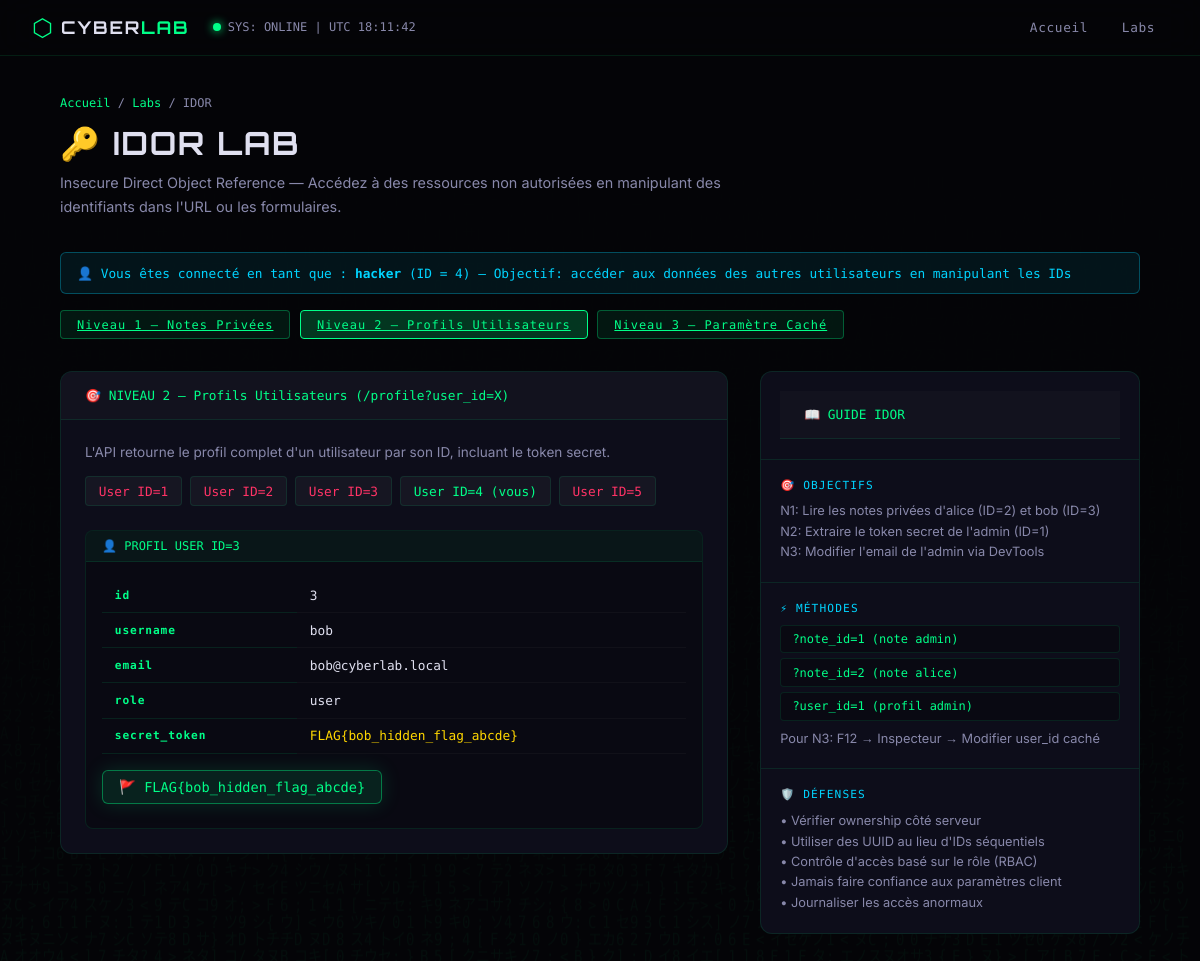
Page /labs/idor/index.php?level=2&user_id=3 on the committed database.
### tables this page shows
CREATE TABLE IF NOT EXISTS users (
    id INT AUTO_INCREMENT PRIMARY KEY,
    username VARCHAR(50) NOT NULL,
    password VARCHAR(255) NOT NULL,
    email VARCHAR(100),
    role VARCHAR(20) DEFAULT 'user',
    secret_token VARCHAR(100),
    created_at TIMESTAMP DEFAULT CURRENT_TIMESTAMP
);

### labs/idor/index.php (the view, shortened to what this page needs)
<?php
$level = $_GET['level'] ?? '1';
$note_data = null;
$user_data = null;
$current_user_id = 4;
if ($level == '1') {
    $note_id = $_GET['note_id'] ?? null;
    if ($note_id !== null) {
        $db = getVulnDB();
        $res = $db->query("SELECT * FROM notes WHERE id = " . intval($note_id));
        $note_data = $res ? $res->fetch_assoc() : null;
        $db->close();
    }
} elseif ($level == '2') {
    $user_id = $_GET['user_id'] ?? null;
    if ($user_id !== null) {
        $db = getVulnDB();
        $res = $db->query("SELECT id, username, email, role, secret_token FROM users WHERE id = " . intval($user_id));
        $user_data = $res ? $res->fetch_assoc() : null;
    }
}
$db2 = getVulnDB();
$all_notes = $db2->query("SELECT n.id, n.user_id, n.title, n.is_private, u.username FROM notes n JOIN users u ON n.user_id = u.id ORDER BY n.id");
?>
<!DOCTYPE html>
<html lang="fr">
<head>
    <link rel="stylesheet" href="/KaliTest/assets/css/style.css">
</head>
<body>
    <nav class="navbar">
        <div class="nav-brand">
            <div class="brand-icon">⬡</div>
            <span class="brand-name">CYBER<span class="accent">LAB</span></span>
        </div>
        <div class="nav-status" style="margin-right:auto">
            <div class="status-dot"></div>
            <span class="status-text" id="nav-time"></span>
        </div>
        <div class="nav-links">
            <a href="/KaliTest/" class="nav-link">Accueil</a>
            <a href="/KaliTest/labs/" class="nav-link">Labs</a>
        </div>
    </nav>
    <div class="page-wrapper">
        <div class="page-header">
            <p class="page-breadcrumb"><a href="/KaliTest/">Accueil</a> / <a href="/KaliTest/labs/">Labs</a> / IDOR</p>
            <h1 class="page-title">🔑 IDOR LAB</h1>
            <p class="page-desc">Insecure Direct Object Reference — Accédez à des ressources non autorisées en manipulant des identifiants dans l'URL ou les formulaires.</p>
        </div>
        <div style="margin-bottom:1rem" class="alert alert-info">
            👤 Vous êtes connecté en tant que : <strong>hacker</strong> (ID = <?= $current_user_id ?>) —
            Objectif: accéder aux données des autres utilisateurs en manipulant les IDs
        </div>
        <div style="display:flex; gap:.6rem; margin-bottom:2rem; flex-wrap:wrap">
            <a href="?level=1" class="lab-btn" style="<?= $level=='1'?'background:rgba(0,255,136,.2); border-color:var(--neon-green)':'' ?>">Niveau 1 — Notes Privées</a>
            <a href="?level=2" class="lab-btn" style="<?= $level=='2'?'background:rgba(0,255,136,.2); border-color:var(--neon-green)':'' ?>">Niveau 2 — Profils Utilisateurs</a>
            <a href="?level=3" class="lab-btn" style="<?= $level=='3'?'background:rgba(0,255,136,.2); border-color:var(--neon-green)':'' ?>">Niveau 3 — Paramètre Caché</a>
        </div>
        <div class="lab-content">
            <div>
                <?php if ($level == '1'): ?>
                <div class="lab-panel" style="margin-bottom:1.5rem">
                    <div class="panel-header">🎯 NIVEAU 1 — Lecture de Notes (IDOR via URL)</div>
                    <div class="panel-body">
                        <p style="font-size:.85rem; color:var(--text-secondary); margin-bottom:1rem">
                            L'application affiche une note par son ID dans l'URL : <code style="color:var(--neon-yellow)">?note_id=4</code>.
                            Il n'y a <strong>aucune vérification</strong> que la note appartient à l'utilisateur courant.
                        </p>
                        <div style="margin-bottom:1rem">
                            <label class="form-label">ACCÉDER À UNE NOTE PAR ID</label>
                            <div style="display:flex; gap:.5rem; align-items:center">
                                <input type="number" id="note-id-input" class="form-input" value="4" min="1" max="6" style="max-width:120px">
                                <button class="btn-submit" onclick="window.location='?level=1&note_id='+document.getElementById('note-id-input').value">
                                    🔍 ACCÉDER
                                </button>
                            </div>
                            <p class="form-hint">💡 Votre note est ID=6. Essayez ID=1, 2, 3, 4, 5 (notes privées d'autres utilisateurs !)</p>
                        </div>
                        <?php if ($note_data): ?>
                        <div class="result-box">
                            <div class="result-header">📝 NOTE ID=<?= htmlspecialchars($_GET['note_id']) ?></div>
                            <div class="result-body">
                                <table class="data-table">
                                    <tr><th>Champ</th><th>Valeur</th></tr>
                                    <tr><td>ID</td><td><?= $note_data['id'] ?></td></tr>
                                    <tr><td>User ID</td><td style="color:<?= $note_data['user_id'] != $current_user_id ? 'var(--neon-red)' : 'var(--neon-green)' ?>"><?= $note_data['user_id'] ?> <?= $note_data['user_id'] != $current_user_id ? '⚠️ PAS VOTRE NOTE !' : '✅ Votre note' ?></td></tr>
                                    <tr><td>Titre</td><td><?= htmlspecialchars($note_data['title']) ?></td></tr>
                                    <tr><td>Contenu</td><td style="color:var(--neon-green)"><?= htmlspecialchars($note_data['content']) ?></td></tr>
                                    <tr><td>Privée</td><td><?= $note_data['is_private'] ? '🔒 OUI' : '🌐 NON' ?></td></tr>
                                </table>
                                <?php if (str_starts_with($note_data['content'], 'FLAG{')): ?>
                                <div class="flag-box" style="margin-top:1rem">🚩 <?= htmlspecialchars($note_data['content']) ?></div>
                                <?php endif; ?>
                            </div>
                        </div>
                        <?php endif; ?>
                    </div>
                </div>
                <div class="lab-panel">
                    <div class="panel-header">📋 INDEX DES NOTES (ce que vous pouvez voir normalement)</div>
                    <div class="panel-body">
                        <table class="data-table">
                            <tr><th>ID</th><th>Propriétaire</th><th>Titre</th><th>Privée?</th><th>Action</th></tr>
                            <?php
                            $all_notes->data_seek(0);
                            while ($note = $all_notes->fetch_assoc()):
                                $is_mine = $note['user_id'] == $current_user_id;
                                $is_private = $note['is_private'];
                            ?>
                            <tr style="<?= ($is_private && !$is_mine) ? 'opacity:.5' : '' ?>">
                                <td><?= $note['id'] ?></td>
                                <td style="color:<?= $is_mine ? 'var(--neon-green)' : 'var(--text-secondary)' ?>"><?= htmlspecialchars($note['username']) ?> <?= $is_mine ? '(vous)' : '' ?></td>
                                <td><?= $is_private && !$is_mine ? '🔒 [Privée]' : htmlspecialchars($note['title']) ?></td>
                                <td><?= $is_private ? '🔒' : '🌐' ?></td>
                                <td>
                                    <a href="?level=1&note_id=<?= $note['id'] ?>"
                                       style="font-family:var(--font-mono); font-size:.75rem; color:<?= $is_private && !$is_mine ? 'var(--neon-red)' : 'var(--neon-green)' ?>">
                                        <?= $is_private && !$is_mine ? '⚠️ Accéder (IDOR)' : '🔍 Voir' ?>
                                    </a>
                                </td>
                            </tr>
                            <?php endwhile; ?>
                        </table>
                    </div>
                </div>
                <?php elseif ($level == '2'): ?>
                <div class="lab-panel">
                    <div class="panel-header">🎯 NIVEAU 2 — Profils Utilisateurs (/profile?user_id=X)</div>
                    <div class="panel-body">
                        <p style="font-size:.85rem; color:var(--text-secondary); margin-bottom:1rem">
                            L'API retourne le profil complet d'un utilisateur par son ID, incluant le token secret.
                        </p>
                        <div style="display:flex; gap:.5rem; margin-bottom:1rem; flex-wrap:wrap">
                            <?php for ($i = 1; $i <= 5; $i++): ?>
                            <a href="?level=2&user_id=<?= $i ?>"
                               style="font-family:var(--font-mono); font-size:.8rem; color:<?= $i == $current_user_id ? 'var(--neon-green)' : 'var(--neon-red)' ?>; background:rgba(255,255,255,.04); border:1px solid var(--border-dim); padding:.4rem .8rem; border-radius:4px; text-decoration:none">
                                User ID=<?= $i ?> <?= $i == $current_user_id ? '(vous)' : '' ?>
                            </a>
                            <?php endfor; ?>
                        </div>
                        <?php if ($user_data): ?>
                        <div class="result-box">
                            <div class="result-header">👤 PROFIL USER ID=<?= htmlspecialchars($_GET['user_id']) ?></div>
                            <div class="result-body">
                                <table class="data-table">
                                    <?php foreach ($user_data as $key => $val): ?>
                                    <tr>
                                        <th><?= htmlspecialchars($key) ?></th>
                                        <td style="color:<?= $key === 'secret_token' ? 'var(--neon-yellow)' : 'var(--text-primary)' ?>"><?= htmlspecialchars((string)$val) ?></td>
                                    </tr>
                                    <?php endforeach; ?>
                                </table>
                                <?php if (isset($user_data['secret_token'])): ?>
                                <div class="flag-box" style="margin-top:1rem">🚩 <?= htmlspecialchars($user_data['secret_token']) ?></div>
                                <?php endif; ?>
                            </div>
                        </div>
                        <?php endif; ?>
                    </div>
                </div>
                <?php endif; ?>
            </div>
            <div class="hint-panel">
                <div class="hint-section">
                    <div class="panel-header">📖 GUIDE IDOR</div>
                </div>
                <div class="hint-section">
                    <p class="hint-title">🎯 OBJECTIFS</p>
                    <p class="hint-text">
                        N1: Lire les notes privées d'alice (ID=2) et bob (ID=3)<br>
                        N2: Extraire le token secret de l'admin (ID=1)<br>
                        N3: Modifier l'email de l'admin via DevTools
                    </p>
                </div>
                <div class="hint-section">
                    <p class="hint-title">⚡ MÉTHODES</p>
                    <code class="hint-code">?note_id=1 (note admin)</code>
                    <code class="hint-code">?note_id=2 (note alice)</code>
                    <code class="hint-code">?user_id=1 (profil admin)</code>
                    <p class="hint-text" style="margin-top:.5rem">Pour N3: F12 → Inspecteur → Modifier user_id caché</p>
                </div>
                <div class="hint-section">
                    <p class="hint-title">🛡️ DÉFENSES</p>
                    <p class="hint-text">
                        • Vérifier ownership côté serveur<br>
                        • Utiliser des UUID au lieu d'IDs séquentiels<br>
                        • Contrôle d'accès basé sur le rôle (RBAC)<br>
                        • Jamais faire confiance aux paramètres client<br>
                        • Journaliser les accès anormaux
                    </p>
                </div>
            </div>
        </div>
    </div>
</body>
</html>

### rows in the picture
users: id "3", username "bob", email "bob@cyberlab.local", role "user", secret_token "FLAG{bob_hidden_flag_abcde}"

### other values in the picture
$current_user_id "4"
$_GET['user_id'] "3"
$key "id"
$key "username"
$key "email"
$key "role"
$key "secret_token"
